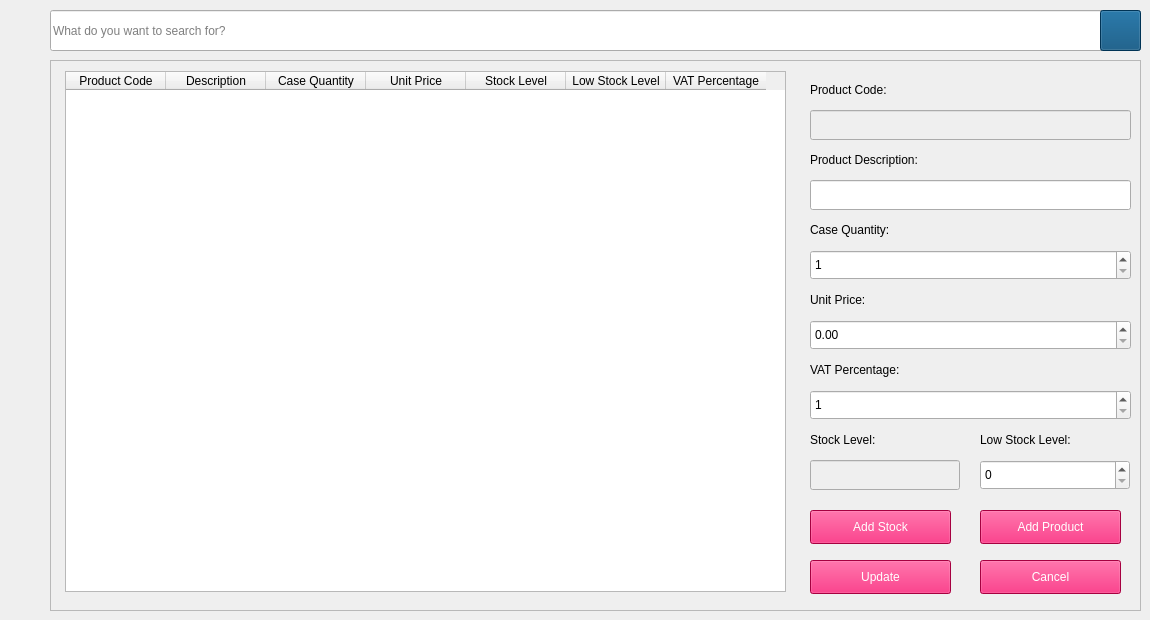
        <widget class="QWidget" name="ManageStockWidget">
         <widget class="QFrame" name="frame_2">
          <property name="geometry">
           <rect>
            <x>50</x>
            <y>60</y>
            <width>1091</width>
            <height>551</height>
           </rect>
          </property>
          <property name="frameShape">
           <enum>QFrame::StyledPanel</enum>
          </property>
          <property name="frameShadow">
           <enum>QFrame::Raised</enum>
          </property>
          <widget class="QLabel" name="lbldec">
           <property name="geometry">
            <rect>
             <x>760</x>
             <y>90</y>
             <width>181</width>
             <height>19</height>
            </rect>
           </property>
           <property name="styleSheet">
            <string notr="true">font: 12pt &quot;Verdana&quot;;</string>
           </property>
           <property name="text">
            <string>Product Description:</string>
           </property>
          </widget>
          <widget class="QLineEdit" name="ManageStockProdDescLineEdit">
           <property name="geometry">
            <rect>
             <x>760</x>
             <y>120</y>
             <width>321</width>
             <height>30</height>
            </rect>
           </property>
           <property name="styleSheet">
            <string notr="true">font: 12pt &quot;Verdana&quot;;</string>
           </property>
          </widget>
          <widget class="QLabel" name="lblStock">
           <property name="geometry">
            <rect>
             <x>760</x>
             <y>370</y>
             <width>131</width>
             <height>19</height>
            </rect>
           </property>
           <property name="styleSheet">
            <string notr="true">font: 12pt &quot;Verdana&quot;;</string>
           </property>
           <property name="text">
            <string>Stock Level:</string>
           </property>
          </widget>
          <widget class="QLabel" name="label_4">
           <property name="geometry">
            <rect>
             <x>760</x>
             <y>230</y>
             <width>131</width>
             <height>19</height>
            </rect>
           </property>
           <property name="styleSheet">
            <string notr="true">font: 12pt &quot;Verdana&quot;;</string>
           </property>
           <property name="text">
            <string>Unit Price:</string>
           </property>
          </widget>
          <widget class="QLabel" name="label_5">
           <property name="geometry">
            <rect>
             <x>930</x>
             <y>370</y>
             <width>151</width>
             <height>19</height>
            </rect>
           </property>
           <property name="styleSheet">
            <string notr="true">font: 12pt &quot;Verdana&quot;;</string>
           </property>
           <property name="text">
            <string>Low Stock Level:</string>
           </property>
          </widget>
          <widget class="QLabel" name="label_6">
           <property name="geometry">
            <rect>
             <x>760</x>
             <y>300</y>
             <width>191</width>
             <height>19</height>
            </rect>
           </property>
           <property name="styleSheet">
            <string notr="true">font: 12pt &quot;Verdana&quot;;</string>
           </property>
           <property name="text">
            <string>VAT Percentage:</string>
           </property>
          </widget>
          <widget class="QPushButton" name="ManageStockUpdateButton">
           <property name="geometry">
            <rect>
             <x>760</x>
             <y>500</y>
             <width>141</width>
             <height>34</height>
            </rect>
           </property>
           <property name="styleSheet">
            <string notr="true">font: 12pt &quot;Verdana&quot;;
background-color: rgb(232, 0, 90);
color: rgb(255, 255, 255);</string>
           </property>
           <property name="text">
            <string>Update</string>
           </property>
          </widget>
          <widget class="QPushButton" name="ManageStockCancelButton">
           <property name="geometry">
            <rect>
             <x>930</x>
             <y>500</y>
             <width>141</width>
             <height>34</height>
            </rect>
           </property>
           <property name="styleSheet">
            <string notr="true">font: 12pt &quot;Verdana&quot;;
background-color: rgb(232, 0, 90);
color: rgb(255, 255, 255);</string>
           </property>
           <property name="text">
            <string>Cancel</string>
           </property>
          </widget>
          <widget class="QTableWidget" name="ManageStockTable">
           <property name="geometry">
            <rect>
             <x>15</x>
             <y>11</y>
             <width>721</width>
             <height>521</height>
            </rect>
           </property>
           <property name="styleSheet">
            <string notr="true">font: 8pt &quot;Verdana&quot;;</string>
           </property>
           <property name="editTriggers">
            <set>QAbstractItemView::NoEditTriggers</set>
           </property>
           <property name="sortingEnabled">
            <bool>true</bool>
           </property>
           <column>
            <property name="text">
             <string>Product Code</string>
            </property>
           </column>
           <column>
            <property name="text">
             <string>Description</string>
            </property>
           </column>
           <column>
            <property name="text">
             <string>Case Quantity</string>
            </property>
           </column>
           <column>
            <property name="text">
             <string>Unit Price</string>
            </property>
           </column>
           <column>
            <property name="text">
             <string>Stock Level</string>
            </property>
           </column>
           <column>
            <property name="text">
             <string>Low Stock Level</string>
            </property>
           </column>
           <column>
            <property name="text">
             <string>VAT Percentage</string>
            </property>
           </column>
          </widget>
          <widget class="QLabel" name="label_7">
           <property name="geometry">
            <rect>
             <x>760</x>
             <y>160</y>
             <width>131</width>
             <height>19</height>
            </rect>
           </property>
           <property name="styleSheet">
            <string notr="true">font: 12pt &quot;Verdana&quot;;</string>
           </property>
           <property name="text">
            <string>Case Quantity:</string>
           </property>
          </widget>
          <widget class="QSpinBox" name="ManageStockVATPercentSpinBox">
           <property name="geometry">
            <rect>
             <x>760</x>
             <y>330</y>
             <width>321</width>
             <height>30</height>
            </rect>
           </property>
           <property name="styleSheet">
            <string notr="true">font: 12pt &quot;Verdana&quot;;</string>
           </property>
           <property name="minimum">
            <number>1</number>
           </property>
          </widget>
          <widget class="QDoubleSpinBox" name="ManageStockUnitPriceSpinBox">
           <property name="geometry">
            <rect>
             <x>760</x>
             <y>260</y>
             <width>321</width>
             <height>30</height>
            </rect>
           </property>
           <property name="styleSheet">
            <string notr="true">font: 12pt &quot;Verdana&quot;;</string>
           </property>
           <property name="singleStep">
            <double>0.010000000000000</double>
           </property>
          </widget>
          <widget class="QSpinBox" name="ManageStockCaseQuantitySpinBox">
           <property name="geometry">
            <rect>
             <x>760</x>
             <y>190</y>
             <width>321</width>
             <height>30</height>
            </rect>
           </property>
           <property name="styleSheet">
            <string notr="true">font: 12pt &quot;Verdana&quot;;</string>
           </property>
           <property name="minimum">
            <number>1</number>
           </property>
          </widget>
          <widget class="QSpinBox" name="ManageStockLowStockSpinBox">
           <property name="geometry">
            <rect>
             <x>930</x>
             <y>400</y>
             <width>150</width>
             <height>30</height>
            </rect>
           </property>
           <property name="styleSheet">
            <string notr="true">font: 12pt &quot;Verdana&quot;;</string>
           </property>
           <property name="minimum">
            <number>0</number>
           </property>
           <property name="singleStep">
            <number>1</number>
           </property>
           <property name="value">
            <number>0</number>
           </property>
          </widget>
          <widget class="QLineEdit" name="ManageStockProdCodeLineEdit">
           <property name="enabled">
            <bool>false</bool>
           </property>
           <property name="geometry">
            <rect>
             <x>760</x>
             <y>50</y>
             <width>321</width>
             <height>30</height>
            </rect>
           </property>
           <property name="styleSheet">
            <string notr="true">font: 12pt &quot;Verdana&quot;;
</string>
           </property>
          </widget>
          <widget class="QLabel" name="lblStock_2">
           <property name="geometry">
            <rect>
             <x>760</x>
             <y>20</y>
             <width>131</width>
             <height>19</height>
            </rect>
           </property>
           <property name="styleSheet">
            <string notr="true">font: 12pt &quot;Verdana&quot;;</string>
           </property>
           <property name="text">
            <string>Product Code:</string>
           </property>
          </widget>
          <widget class="QPushButton" name="ManageStockAddProductButton">
           <property name="geometry">
            <rect>
             <x>930</x>
             <y>450</y>
             <width>141</width>
             <height>34</height>
            </rect>
           </property>
           <property name="styleSheet">
            <string notr="true">font: 12pt &quot;Verdana&quot;;
background-color: rgb(232, 0, 90);
color: rgb(255, 255, 255);</string>
           </property>
           <property name="text">
            <string>Add Product</string>
           </property>
          </widget>
          <widget class="QPushButton" name="ManageStockAddStockButton">
           <property name="geometry">
            <rect>
             <x>760</x>
             <y>450</y>
             <width>141</width>
             <height>34</height>
            </rect>
           </property>
           <property name="styleSheet">
            <string notr="true">font: 12pt &quot;Verdana&quot;;
background-color: rgb(232, 0, 90);
color: rgb(255, 255, 255);</string>
           </property>
           <property name="text">
            <string>Add Stock</string>
           </property>
          </widget>
          <widget class="QLineEdit" name="ManageStockStockLevelLineEdit">
           <property name="enabled">
            <bool>false</bool>
           </property>
           <property name="geometry">
            <rect>
             <x>760</x>
             <y>400</y>
             <width>150</width>
             <height>30</height>
            </rect>
           </property>
           <property name="styleSheet">
            <string notr="true">font: 12pt &quot;Verdana&quot;;</string>
           </property>
          </widget>
         </widget>
         <widget class="QLineEdit" name="ManageStockSearchLineEdit">
          <property name="geometry">
           <rect>
            <x>50</x>
            <y>10</y>
            <width>1091</width>
            <height>41</height>
           </rect>
          </property>
          <property name="styleSheet">
           <string notr="true">font: 12pt &quot;Verdana&quot;;</string>
          </property>
          <property name="placeholderText">
           <string>What do you want to search for?</string>
          </property>
         </widget>
         <widget class="QPushButton" name="ManageStockSearchButton">
          <property name="geometry">
           <rect>
            <x>1100</x>
            <y>10</y>
            <width>41</width>
            <height>41</height>
           </rect>
          </property>
          <property name="styleSheet">
           <string notr="true">background-color: rgb(0, 72, 119);
font: 8pt &quot;Verdana&quot;;</string>
          </property>
          <property name="text">
           <string/>
          </property>
          <property name="icon">
           <iconset resource="resource.qrc">
            <normaloff>:/img/img/search.png</normaloff>:/img/img/search.png</iconset>
          </property>
         </widget>
        </widget>
